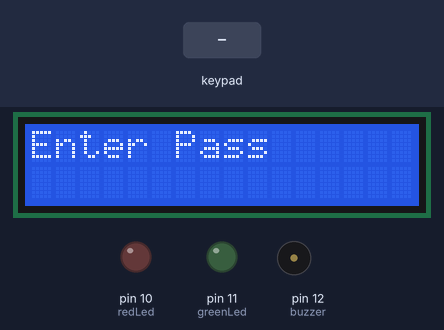
Bench run of a sketch on a simulated Arduino Uno, built with avr-gcc and run on an emulated ATmega328P. Parts: 16×2 character LCD, output pins drawn as LEDs (lit = HIGH), buzzer (waves = sounding). Inputs (shaded band) come from the test bench.

Above: at 1.2 s.
1.3 s: keypad keys 1 2 3 4 pressed 0.4 s apart
At 1.55 s:
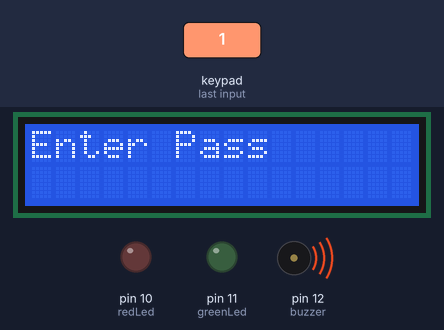
At 5.7 s:
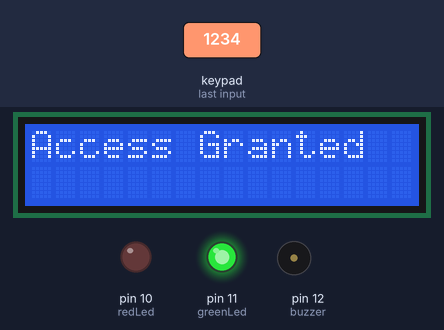
5.8 s: keypad keys 9 8 7 6 pressed 0.4 s apart
At 11.3 s:
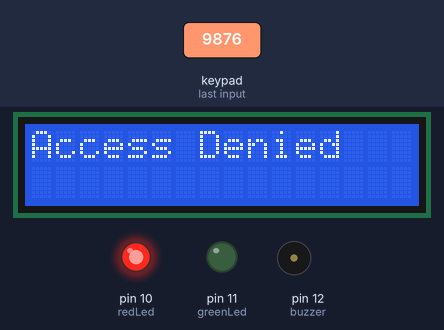
Timing chart, 0 to 13.0 s (numbered marks = the images above; inputs shaded):
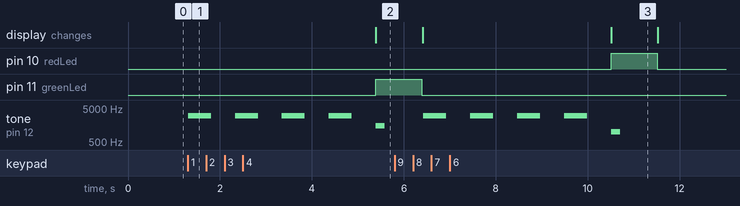

The sketch:

keypad_code.ino
```cpp
#include <Keypad.h>
#include <LiquidCrystal_I2C.h>
#include "pitches.h"
const byte ROWS = 4; //four rows
const byte COLS = 4; //four columns

const int colc = 16;
const int rowc = 2;

LiquidCrystal_I2C lcd(0x27,colc,rowc);

int redLed = 10;
int greenLed = 11;
int buzzer = 12;
int data_length =0;
int melody = 3000;
String data;
String master = "1234";


char hexaKeys[ROWS][COLS] = {
  {'1', '2', '3', 'A'},
  {'4', '5', '6', 'B'},
  {'7', '8', '9', 'C'},
  {'*', '0', '#', 'D'}
};
byte rowPins[ROWS] = {9, 8, 7, 6}; //pinout baris
byte colPins[COLS] = {5, 4, 3, 2}; //pinout column

Keypad customKeypad = Keypad( makeKeymap(hexaKeys), rowPins, colPins, ROWS, COLS);

void printScreen(String msg){
   lcd.clear();
   lcd.setCursor(0, 0);
   lcd.print(msg);
}

void setup() {
  lcd.init();
  lcd.setCursor(0, 0);
  lcd.backlight();
  lcd.display();
  lcd.print("Enter Pass");
  pinMode(redLed,OUTPUT);
  pinMode(greenLed,OUTPUT);
}

void playSound(int note,int duration){
  tone(buzzer,note, duration);
  delay(1000);
  noTone(buzzer);
}

void loop() {
  char customKey = customKeypad.getKey();

  if(customKey){
    playSound(melody,500);

    data += customKey;
    data_length++;
  }

  if(data_length == 4){
    lcd.clear();
    if(data == master){
      printScreen("Access Granted");
      digitalWrite(greenLed,HIGH);
      playSound(1500,200);
      digitalWrite(greenLed,LOW);
    }else{
      printScreen("Access Denied");
      digitalWrite(redLed,HIGH);
      playSound(1000,200);
      digitalWrite(redLed,LOW);
    }
    lcd.clear();
    printScreen("Enter Pass");
    data = "";
    data_length = 0;
  }

}
```

Measured:
- after the input at 1.3 s, pin 11 (greenLed): LOW → HIGH after 4.1 s; tone on pin 12 (buzzer): plays 3000 Hz for 0.50 s, 3000 Hz for 0.50 s, 3000 Hz for 0.50 s, 3000 Hz for 0.50 s, 1500 Hz for 0.20 s, starting at once
- after the input at 5.8 s, pin 10 (redLed): LOW → HIGH after 4.7 s, → LOW 1.0 s later; tone on pin 12 (buzzer): plays 3000 Hz for 0.50 s, 3000 Hz for 0.50 s, 3000 Hz for 0.50 s, 3000 Hz for 0.50 s, 1000 Hz for 0.20 s, starting after 0.63 s; the display: first differs from a run without the input after 4.7 s (image 3)
- what the display in image 3 shows lasts 1.0 s, from 10.5 s to 11.5 s
